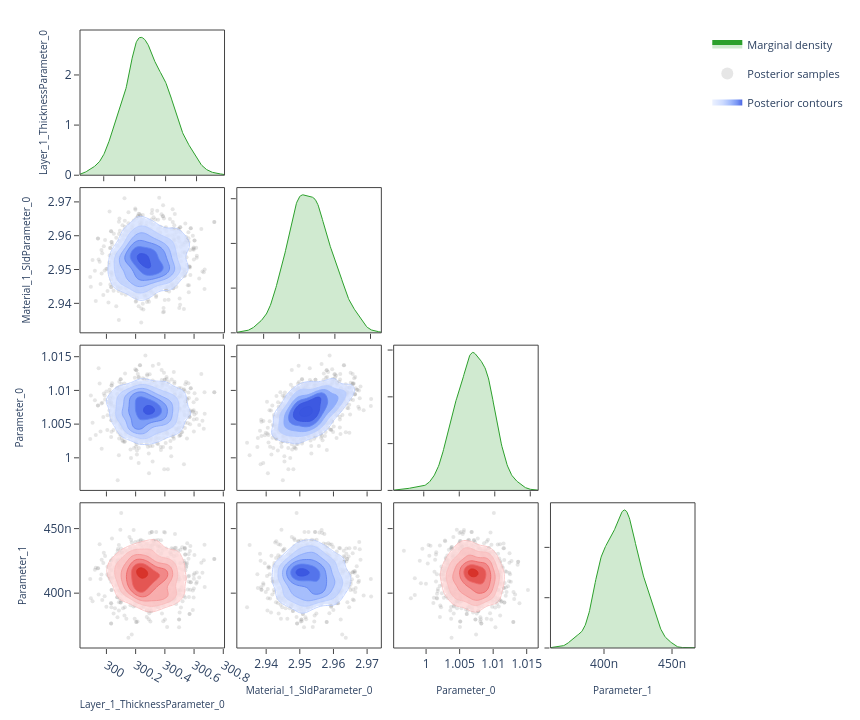

The notebook cell this image was saved under:
### Code cell
# ---- Corner plot ------------------------------------------------------------
# Pairwise correlations: marginal density on the diagonal, scatter samples
# and 2-D contours on the lower triangle.  Mirrors the "Corner Plot" sub-tab.

fig = plot_corner(posterior.draws, posterior.param_names)
fig.show()

### Figure 1 — Plotly figure (JSON) as saved in the notebook; plotly's stock layout.template omitted (floating-point values rounded to 4 significant figures; data arrays with more than 128 entries replaced by an {"elided": "..."} marker saying what was removed)
{"data": [{"fill": "tozeroy", "fillcolor": "rgba(44, 160, 44, 0.22)", "hoverinfo": "skip", "legendgroup": "marginal", "line": {"color": "rgb(44, 160, 44)", "width": 1}, "mode": "lines", "name": "Marginal density", "showlegend": true, "type": "scatter", "x": {"elided": "256 float values"}, "xaxis": "x", "y": {"elided": "256 float values"}, "yaxis": "y"}, {"hoverinfo": "skip", "legendgroup": "scatter", "marker": {"color": "rgba(140, 140, 140, 0.22)", "size": 4}, "mode": "markers", "name": "Posterior samples", "showlegend": true, "type": "scatter", "x": {"elided": "880 float values"}, "xaxis": "x5", "y": {"elided": "880 float values"}, "yaxis": "y5", "zorder": 0}, {"colorscale": [[0.0, "rgba(224, 233, 255, 0.62)"], [0.35, "rgba(183, 203, 255, 0.70)"], [0.6, "rgba(138, 169, 252, 0.78)"], [0.82, "rgba(96, 131, 242, 0.84)"], [1.0, "rgba(58, 86, 224, 0.90)"]], "connectgaps": false, "contours": {"coloring": "fill", "end": 154.5, "showlabels": false, "showlines": false, "size": 24.4, "start": 32.53}, "hoverinfo": "skip", "legendgroup": "contour", "name": "Posterior contours", "showlegend": true, "showscale": false, "type": "contour", "x": [299.8, 299.9, 299.9, 299.9, 299.9, 299.9, 299.9, 299.9, 299.9, 300.0, 300.0, 300.0, 300.0, 300.0, 300.0, 300.0, 300.0, 300.0, 300.1, 300.1, 300.1, 300.1, 300.1, 300.1, 300.1, 300.1, 300.2, 300.2, 300.2, 300.2, 300.2, 300.2, 300.2, 300.2, 300.2, 300.3, 300.3, 300.3, 300.3, 300.3, 300.3, 300.3, 300.3, 300.4, 300.4, 300.4, 300.4, 300.4, 300.4, 300.4, 300.4, 300.4, 300.5, 300.5, 300.5, 300.5, 300.5, 300.5, 300.5, 300.5, 300.6, 300.6, 300.6, 300.6, 300.6, 300.6, 300.6, 300.6, 300.7, 300.7, 300.7, 300.7, 300.7, 300.7, 300.7, 300.7, 300.7, 300.8, 300.8, 300.8], "xaxis": "x5", "y": [2.932, 2.933, 2.934, 2.934, 2.935, 2.935, 2.936, 2.936, 2.937, 2.937, 2.938, 2.938, 2.939, 2.939, 2.94, 2.94, 2.941, 2.941, 2.942, 2.942, 2.943, 2.943, 2.944, 2.944, 2.945, 2.945, 2.946, 2.946, 2.947, 2.947, 2.948, 2.948, 2.949, 2.949, 2.95, 2.95, 2.951, 2.951, 2.952, 2.953, 2.953, 2.954, 2.954, 2.955, 2.955, 2.956, 2.956, 2.957, 2.957, 2.958, 2.958, 2.959, 2.959, 2.96, 2.96, 2.961, 2.961, 2.962, 2.962, 2.963, 2.963, 2.964, 2.964, 2.965, 2.965, 2.966, 2.966, 2.967, 2.967, 2.968, 2.968, 2.969, 2.969, 2.97, 2.97, 2.971, 2.972, 2.972, 2.973, 2.973], "yaxis": "y5", "z": {"elided": "80x80 float values"}, "zmax": 154.5, "zmin": 32.53, "zorder": 1}, {"colorscale": [[0.0, "rgba(183, 203, 255, 0.94)"], [0.35, "rgba(183, 203, 255, 0.94)"], [0.35, "rgba(138, 169, 252, 0.95)"], [0.6, "rgba(138, 169, 252, 0.95)"], [0.6, "rgba(96, 131, 242, 0.96)"], [0.82, "rgba(96, 131, 242, 0.96)"], [0.82, "rgba(58, 86, 224, 0.98)"], [1.0, "rgba(58, 86, 224, 0.98)"]], "contours": {"coloring": "lines", "end": 154.5, "showlabels": false, "size": 24.4, "start": 32.53}, "hoverinfo": "skip", "legendgroup": "contour", "line": {"width": 0.9}, "showlegend": false, "showscale": false, "type": "contour", "x": [299.8, 299.9, 299.9, 299.9, 299.9, 299.9, 299.9, 299.9, 299.9, 300.0, 300.0, 300.0, 300.0, 300.0, 300.0, 300.0, 300.0, 300.0, 300.1, 300.1, 300.1, 300.1, 300.1, 300.1, 300.1, 300.1, 300.2, 300.2, 300.2, 300.2, 300.2, 300.2, 300.2, 300.2, 300.2, 300.3, 300.3, 300.3, 300.3, 300.3, 300.3, 300.3, 300.3, 300.4, 300.4, 300.4, 300.4, 300.4, 300.4, 300.4, 300.4, 300.4, 300.5, 300.5, 300.5, 300.5, 300.5, 300.5, 300.5, 300.5, 300.6, 300.6, 300.6, 300.6, 300.6, 300.6, 300.6, 300.6, 300.7, 300.7, 300.7, 300.7, 300.7, 300.7, 300.7, 300.7, 300.7, 300.8, 300.8, 300.8], "xaxis": "x5", "y": [2.932, 2.933, 2.934, 2.934, 2.935, 2.935, 2.936, 2.936, 2.937, 2.937, 2.938, 2.938, 2.939, 2.939, 2.94, 2.94, 2.941, 2.941, 2.942, 2.942, 2.943, 2.943, 2.944, 2.944, 2.945, 2.945, 2.946, 2.946, 2.947, 2.947, 2.948, 2.948, 2.949, 2.949, 2.95, 2.95, 2.951, 2.951, 2.952, 2.953, 2.953, 2.954, 2.954, 2.955, 2.955, 2.956, 2.956, 2.957, 2.957, 2.958, 2.958, 2.959, 2.959, 2.96, 2.96, 2.961, 2.961, 2.962, 2.962, 2.963, 2.963, 2.964, 2.964, 2.965, 2.965, 2.966, 2.966, 2.967, 2.967, 2.968, 2.968, 2.969, 2.969, 2.97, 2.97, 2.971, 2.972, 2.972, 2.973, 2.973], "yaxis": "y5", "z": {"elided": "80x80 float values"}, "zmax": 154.5, "zmin": 32.53, "zorder": 2}, {"fill": "tozeroy", "fillcolor": "rgba(44, 160, 44, 0.22)", "hoverinfo": "skip", "legendgroup": "marginal", "line": {"color": "rgb(44, 160, 44)", "width": 1}, "mode": "lines", "name": "Marginal density", "showlegend": false, "type": "scatter", "x": {"elided": "256 float values"}, "xaxis": "x6", "y": {"elided": "256 float values"}, "yaxis": "y6"}, {"hoverinfo": "skip", "legendgroup": "scatter", "marker": {"color": "rgba(140, 140, 140, 0.22)", "size": 4}, "mode": "markers", "name": "Posterior samples", "showlegend": false, "type": "scatter", "x": {"elided": "880 float values"}, "xaxis": "x9", "y": {"elided": "880 float values"}, "yaxis": "y9", "zorder": 0}, {"colorscale": [[0.0, "rgba(224, 233, 255, 0.62)"], [0.35, "rgba(183, 203, 255, 0.70)"], [0.6, "rgba(138, 169, 252, 0.78)"], [0.82, "rgba(96, 131, 242, 0.84)"], [1.0, "rgba(58, 86, 224, 0.90)"]], "connectgaps": false, "contours": {"coloring": "fill", "end": 374.3, "showlabels": false, "showlines": false, "size": 59.1, "start": 78.8}, "hoverinfo": "skip", "legendgroup": "contour", "name": "Posterior contours", "showlegend": false, "showscale": false, "type": "contour", "x": [299.8, 299.9, 299.9, 299.9, 299.9, 299.9, 299.9, 299.9, 299.9, 300.0, 300.0, 300.0, 300.0, 300.0, 300.0, 300.0, 300.0, 300.0, 300.1, 300.1, 300.1, 300.1, 300.1, 300.1, 300.1, 300.1, 300.2, 300.2, 300.2, 300.2, 300.2, 300.2, 300.2, 300.2, 300.2, 300.3, 300.3, 300.3, 300.3, 300.3, 300.3, 300.3, 300.3, 300.4, 300.4, 300.4, 300.4, 300.4, 300.4, 300.4, 300.4, 300.4, 300.5, 300.5, 300.5, 300.5, 300.5, 300.5, 300.5, 300.5, 300.6, 300.6, 300.6, 300.6, 300.6, 300.6, 300.6, 300.6, 300.7, 300.7, 300.7, 300.7, 300.7, 300.7, 300.7, 300.7, 300.7, 300.8, 300.8, 300.8], "xaxis": "x9", "y": [0.9958, 0.996, 0.9963, 0.9965, 0.9968, 0.997, 0.9973, 0.9976, 0.9978, 0.9981, 0.9983, 0.9986, 0.9989, 0.9991, 0.9994, 0.9996, 0.9999, 1.0, 1.0, 1.001, 1.001, 1.001, 1.001, 1.002, 1.002, 1.002, 1.002, 1.003, 1.003, 1.003, 1.003, 1.004, 1.004, 1.004, 1.005, 1.005, 1.005, 1.005, 1.006, 1.006, 1.006, 1.006, 1.007, 1.007, 1.007, 1.007, 1.008, 1.008, 1.008, 1.008, 1.009, 1.009, 1.009, 1.009, 1.01, 1.01, 1.01, 1.01, 1.011, 1.011, 1.011, 1.011, 1.012, 1.012, 1.012, 1.013, 1.013, 1.013, 1.013, 1.014, 1.014, 1.014, 1.014, 1.015, 1.015, 1.015, 1.015, 1.016, 1.016, 1.016], "yaxis": "y9", "z": {"elided": "80x80 float values"}, "zmax": 374.3, "zmin": 78.8, "zorder": 1}, {"colorscale": [[0.0, "rgba(183, 203, 255, 0.94)"], [0.35, "rgba(183, 203, 255, 0.94)"], [0.35, "rgba(138, 169, 252, 0.95)"], [0.6, "rgba(138, 169, 252, 0.95)"], [0.6, "rgba(96, 131, 242, 0.96)"], [0.82, "rgba(96, 131, 242, 0.96)"], [0.82, "rgba(58, 86, 224, 0.98)"], [1.0, "rgba(58, 86, 224, 0.98)"]], "contours": {"coloring": "lines", "end": 374.3, "showlabels": false, "size": 59.1, "start": 78.8}, "hoverinfo": "skip", "legendgroup": "contour", "line": {"width": 0.9}, "showlegend": false, "showscale": false, "type": "contour", "x": [299.8, 299.9, 299.9, 299.9, 299.9, 299.9, 299.9, 299.9, 299.9, 300.0, 300.0, 300.0, 300.0, 300.0, 300.0, 300.0, 300.0, 300.0, 300.1, 300.1, 300.1, 300.1, 300.1, 300.1, 300.1, 300.1, 300.2, 300.2, 300.2, 300.2, 300.2, 300.2, 300.2, 300.2, 300.2, 300.3, 300.3, 300.3, 300.3, 300.3, 300.3, 300.3, 300.3, 300.4, 300.4, 300.4, 300.4, 300.4, 300.4, 300.4, 300.4, 300.4, 300.5, 300.5, 300.5, 300.5, 300.5, 300.5, 300.5, 300.5, 300.6, 300.6, 300.6, 300.6, 300.6, 300.6, 300.6, 300.6, 300.7, 300.7, 300.7, 300.7, 300.7, 300.7, 300.7, 300.7, 300.7, 300.8, 300.8, 300.8], "xaxis": "x9", "y": [0.9958, 0.996, 0.9963, 0.9965, 0.9968, 0.997, 0.9973, 0.9976, 0.9978, 0.9981, 0.9983, 0.9986, 0.9989, 0.9991, 0.9994, 0.9996, 0.9999, 1.0, 1.0, 1.001, 1.001, 1.001, 1.001, 1.002, 1.002, 1.002, 1.002, 1.003, 1.003, 1.003, 1.003, 1.004, 1.004, 1.004, 1.005, 1.005, 1.005, 1.005, 1.006, 1.006, 1.006, 1.006, 1.007, 1.007, 1.007, 1.007, 1.008, 1.008, 1.008, 1.008, 1.009, 1.009, 1.009, 1.009, 1.01, 1.01, 1.01, 1.01, 1.011, 1.011, 1.011, 1.011, 1.012, 1.012, 1.012, 1.013, 1.013, 1.013, 1.013, 1.014, 1.014, 1.014, 1.014, 1.015, 1.015, 1.015, 1.015, 1.016, 1.016, 1.016], "yaxis": "y9", "z": {"elided": "80x80 float values"}, "zmax": 374.3, "zmin": 78.8, "zorder": 2}, {"hoverinfo": "skip", "legendgroup": "scatter", "marker": {"color": "rgba(140, 140, 140, 0.22)", "size": 4}, "mode": "markers", "name": "Posterior samples", "showlegend": false, "type": "scatter", "x": {"elided": "880 float values"}, "xaxis": "x10", "y": {"elided": "880 float values"}, "yaxis": "y10", "zorder": 0}, {"colorscale": [[0.0, "rgba(224, 233, 255, 0.62)"], [0.35, "rgba(183, 203, 255, 0.70)"], [0.6, "rgba(138, 169, 252, 0.78)"], [0.82, "rgba(96, 131, 242, 0.84)"], [1.0, "rgba(58, 86, 224, 0.90)"]], "connectgaps": false, "contours": {"coloring": "fill", "end": 9983.0, "showlabels": false, "showlines": false, "size": 1576.0, "start": 2102.0}, "hoverinfo": "skip", "legendgroup": "contour", "name": "Posterior contours", "showlegend": false, "showscale": false, "type": "contour", "x": [2.932, 2.933, 2.934, 2.934, 2.935, 2.935, 2.936, 2.936, 2.937, 2.937, 2.938, 2.938, 2.939, 2.939, 2.94, 2.94, 2.941, 2.941, 2.942, 2.942, 2.943, 2.943, 2.944, 2.944, 2.945, 2.945, 2.946, 2.946, 2.947, 2.947, 2.948, 2.948, 2.949, 2.949, 2.95, 2.95, 2.951, 2.951, 2.952, 2.953, 2.953, 2.954, 2.954, 2.955, 2.955, 2.956, 2.956, 2.957, 2.957, 2.958, 2.958, 2.959, 2.959, 2.96, 2.96, 2.961, 2.961, 2.962, 2.962, 2.963, 2.963, 2.964, 2.964, 2.965, 2.965, 2.966, 2.966, 2.967, 2.967, 2.968, 2.968, 2.969, 2.969, 2.97, 2.97, 2.971, 2.972, 2.972, 2.973, 2.973], "xaxis": "x10", "y": [0.9958, 0.996, 0.9963, 0.9965, 0.9968, 0.997, 0.9973, 0.9976, 0.9978, 0.9981, 0.9983, 0.9986, 0.9989, 0.9991, 0.9994, 0.9996, 0.9999, 1.0, 1.0, 1.001, 1.001, 1.001, 1.001, 1.002, 1.002, 1.002, 1.002, 1.003, 1.003, 1.003, 1.003, 1.004, 1.004, 1.004, 1.005, 1.005, 1.005, 1.005, 1.006, 1.006, 1.006, 1.006, 1.007, 1.007, 1.007, 1.007, 1.008, 1.008, 1.008, 1.008, 1.009, 1.009, 1.009, 1.009, 1.01, 1.01, 1.01, 1.01, 1.011, 1.011, 1.011, 1.011, 1.012, 1.012, 1.012, 1.013, 1.013, 1.013, 1.013, 1.014, 1.014, 1.014, 1.014, 1.015, 1.015, 1.015, 1.015, 1.016, 1.016, 1.016], "yaxis": "y10", "z": {"elided": "80x80 float values"}, "zmax": 9983.0, "zmin": 2102.0, "zorder": 1}, {"colorscale": [[0.0, "rgba(183, 203, 255, 0.94)"], [0.35, "rgba(183, 203, 255, 0.94)"], [0.35, "rgba(138, 169, 252, 0.95)"], [0.6, "rgba(138, 169, 252, 0.95)"], [0.6, "rgba(96, 131, 242, 0.96)"], [0.82, "rgba(96, 131, 242, 0.96)"], [0.82, "rgba(58, 86, 224, 0.98)"], [1.0, "rgba(58, 86, 224, 0.98)"]], "contours": {"coloring": "lines", "end": 9983.0, "showlabels": false, "size": 1576.0, "start": 2102.0}, "hoverinfo": "skip", "legendgroup": "contour", "line": {"width": 0.9}, "showlegend": false, "showscale": false, "type": "contour", "x": [2.932, 2.933, 2.934, 2.934, 2.935, 2.935, 2.936, 2.936, 2.937, 2.937, 2.938, 2.938, 2.939, 2.939, 2.94, 2.94, 2.941, 2.941, 2.942, 2.942, 2.943, 2.943, 2.944, 2.944, 2.945, 2.945, 2.946, 2.946, 2.947, 2.947, 2.948, 2.948, 2.949, 2.949, 2.95, 2.95, 2.951, 2.951, 2.952, 2.953, 2.953, 2.954, 2.954, 2.955, 2.955, 2.956, 2.956, 2.957, 2.957, 2.958, 2.958, 2.959, 2.959, 2.96, 2.96, 2.961, 2.961, 2.962, 2.962, 2.963, 2.963, 2.964, 2.964, 2.965, 2.965, 2.966, 2.966, 2.967, 2.967, 2.968, 2.968, 2.969, 2.969, 2.97, 2.97, 2.971, 2.972, 2.972, 2.973, 2.973], "xaxis": "x10", "y": [0.9958, 0.996, 0.9963, 0.9965, 0.9968, 0.997, 0.9973, 0.9976, 0.9978, 0.9981, 0.9983, 0.9986, 0.9989, 0.9991, 0.9994, 0.9996, 0.9999, 1.0, 1.0, 1.001, 1.001, 1.001, 1.001, 1.002, 1.002, 1.002, 1.002, 1.003, 1.003, 1.003, 1.003, 1.004, 1.004, 1.004, 1.005, 1.005, 1.005, 1.005, 1.006, 1.006, 1.006, 1.006, 1.007, 1.007, 1.007, 1.007, 1.008, 1.008, 1.008, 1.008, 1.009, 1.009, 1.009, 1.009, 1.01, 1.01, 1.01, 1.01, 1.011, 1.011, 1.011, 1.011, 1.012, 1.012, 1.012, 1.013, 1.013, 1.013, 1.013, 1.014, 1.014, 1.014, 1.014, 1.015, 1.015, 1.015, 1.015, 1.016, 1.016, 1.016], "yaxis": "y10", "z": {"elided": "80x80 float values"}, "zmax": 9983.0, "zmin": 2102.0, "zorder": 2}, {"fill": "tozeroy", "fillcolor": "rgba(44, 160, 44, 0.22)", "hoverinfo": "skip", "legendgroup": "marginal", "line": {"color": "rgb(44, 160, 44)", "width": 1}, "mode": "lines", "name": "Marginal density", "showlegend": false, "type": "scatter", "x": {"elided": "256 float values"}, "xaxis": "x11", "y": {"elided": "256 float values"}, "yaxis": "y11"}, {"hoverinfo": "skip", "legendgroup": "scatter", "marker": {"color": "rgba(140, 140, 140, 0.22)", "size": 4}, "mode": "markers", "name": "Posterior samples", "showlegend": false, "type": "scatter", "x": {"elided": "880 float values"}, "xaxis": "x13", "y": {"elided": "880 float values"}, "yaxis": "y13", "zorder": 0}, {"colorscale": [[0.0, "rgba(255, 224, 224, 0.62)"], [0.35, "rgba(250, 188, 188, 0.70)"], [0.6, "rgba(245, 148, 148, 0.78)"], [0.82, "rgba(237, 104, 104, 0.84)"], [1.0, "rgba(215, 48, 39, 0.90)"]], "connectgaps": false, "contours": {"coloring": "fill", "end": 67620000.0, "showlabels": false, "showlines": false, "size": 10680000.0, "start": 14240000.0}, "hoverinfo": "skip", "legendgroup": "contour", "name": "Posterior contours", "showlegend": false, "showscale": false, "type": "contour", "x": [299.8, 299.9, 299.9, 299.9, 299.9, 299.9, 299.9, 299.9, 299.9, 300.0, 300.0, 300.0, 300.0, 300.0, 300.0, 300.0, 300.0, 300.0, 300.1, 300.1, 300.1, 300.1, 300.1, 300.1, 300.1, 300.1, 300.2, 300.2, 300.2, 300.2, 300.2, 300.2, 300.2, 300.2, 300.2, 300.3, 300.3, 300.3, 300.3, 300.3, 300.3, 300.3, 300.3, 300.4, 300.4, 300.4, 300.4, 300.4, 300.4, 300.4, 300.4, 300.4, 300.5, 300.5, 300.5, 300.5, 300.5, 300.5, 300.5, 300.5, 300.6, 300.6, 300.6, 300.6, 300.6, 300.6, 300.6, 300.6, 300.7, 300.7, 300.7, 300.7, 300.7, 300.7, 300.7, 300.7, 300.7, 300.8, 300.8, 300.8], "xaxis": "x13", "y": [3.606e-07, 3.62e-07, 3.633e-07, 3.647e-07, 3.66e-07, 3.674e-07, 3.687e-07, 3.701e-07, 3.714e-07, 3.727e-07, 3.741e-07, 3.754e-07, 3.768e-07, 3.781e-07, 3.795e-07, 3.808e-07, 3.822e-07, 3.835e-07, 3.848e-07, 3.862e-07, 3.875e-07, 3.889e-07, 3.902e-07, 3.916e-07, 3.929e-07, 3.943e-07, 3.956e-07, 3.97e-07, 3.983e-07, 3.996e-07, 4.01e-07, 4.023e-07, 4.037e-07, 4.05e-07, 4.064e-07, 4.077e-07, 4.091e-07, 4.104e-07, 4.117e-07, 4.131e-07, 4.144e-07, 4.158e-07, 4.171e-07, 4.185e-07, 4.198e-07, 4.212e-07, 4.225e-07, 4.239e-07, 4.252e-07, 4.265e-07, 4.279e-07, 4.292e-07, 4.306e-07, 4.319e-07, 4.333e-07, 4.346e-07, 4.36e-07, 4.373e-07, 4.386e-07, 4.4e-07, 4.413e-07, 4.427e-07, 4.44e-07, 4.454e-07, 4.467e-07, 4.481e-07, 4.494e-07, 4.508e-07, 4.521e-07, 4.534e-07, 4.548e-07, 4.561e-07, 4.575e-07, 4.588e-07, 4.602e-07, 4.615e-07, 4.629e-07, 4.642e-07, 4.655e-07, 4.669e-07], "yaxis": "y13", "z": {"elided": "80x80 float values"}, "zmax": 67620000.0, "zmin": 14240000.0, "zorder": 1}, {"colorscale": [[0.0, "rgba(250, 188, 188, 0.94)"], [0.35, "rgba(250, 188, 188, 0.94)"], [0.35, "rgba(245, 148, 148, 0.95)"], [0.6, "rgba(245, 148, 148, 0.95)"], [0.6, "rgba(237, 104, 104, 0.96)"], [0.82, "rgba(237, 104, 104, 0.96)"], [0.82, "rgba(215, 48, 39, 0.98)"], [1.0, "rgba(215, 48, 39, 0.98)"]], "contours": {"coloring": "lines", "end": 67620000.0, "showlabels": false, "size": 10680000.0, "start": 14240000.0}, "hoverinfo": "skip", "legendgroup": "contour", "line": {"width": 0.9}, "showlegend": false, "showscale": false, "type": "contour", "x": [299.8, 299.9, 299.9, 299.9, 299.9, 299.9, 299.9, 299.9, 299.9, 300.0, 300.0, 300.0, 300.0, 300.0, 300.0, 300.0, 300.0, 300.0, 300.1, 300.1, 300.1, 300.1, 300.1, 300.1, 300.1, 300.1, 300.2, 300.2, 300.2, 300.2, 300.2, 300.2, 300.2, 300.2, 300.2, 300.3, 300.3, 300.3, 300.3, 300.3, 300.3, 300.3, 300.3, 300.4, 300.4, 300.4, 300.4, 300.4, 300.4, 300.4, 300.4, 300.4, 300.5, 300.5, 300.5, 300.5, 300.5, 300.5, 300.5, 300.5, 300.6, 300.6, 300.6, 300.6, 300.6, 300.6, 300.6, 300.6, 300.7, 300.7, 300.7, 300.7, 300.7, 300.7, 300.7, 300.7, 300.7, 300.8, 300.8, 300.8], "xaxis": "x13", "y": [3.606e-07, 3.62e-07, 3.633e-07, 3.647e-07, 3.66e-07, 3.674e-07, 3.687e-07, 3.701e-07, 3.714e-07, 3.727e-07, 3.741e-07, 3.754e-07, 3.768e-07, 3.781e-07, 3.795e-07, 3.808e-07, 3.822e-07, 3.835e-07, 3.848e-07, 3.862e-07, 3.875e-07, 3.889e-07, 3.902e-07, 3.916e-07, 3.929e-07, 3.943e-07, 3.956e-07, 3.97e-07, 3.983e-07, 3.996e-07, 4.01e-07, 4.023e-07, 4.037e-07, 4.05e-07, 4.064e-07, 4.077e-07, 4.091e-07, 4.104e-07, 4.117e-07, 4.131e-07, 4.144e-07, 4.158e-07, 4.171e-07, 4.185e-07, 4.198e-07, 4.212e-07, 4.225e-07, 4.239e-07, 4.252e-07, 4.265e-07, 4.279e-07, 4.292e-07, 4.306e-07, 4.319e-07, 4.333e-07, 4.346e-07, 4.36e-07, 4.373e-07, 4.386e-07, 4.4e-07, 4.413e-07, 4.427e-07, 4.44e-07, 4.454e-07, 4.467e-07, 4.481e-07, 4.494e-07, 4.508e-07, 4.521e-07, 4.534e-07, 4.548e-07, 4.561e-07, 4.575e-07, 4.588e-07, 4.602e-07, 4.615e-07, 4.629e-07, 4.642e-07, 4.655e-07, 4.669e-07], "yaxis": "y13", "z": {"elided": "80x80 float values"}, "zmax": 67620000.0, "zmin": 14240000.0, "zorder": 2}, {"hoverinfo": "skip", "legendgroup": "scatter", "marker": {"color": "rgba(140, 140, 140, 0.22)", "size": 4}, "mode": "markers", "name": "Posterior samples", "showlegend": false, "type": "scatter", "x": {"elided": "880 float values"}, "xaxis": "x14", "y": {"elided": "880 float values"}, "yaxis": "y14", "zorder": 0}, {"colorscale": [[0.0, "rgba(224, 233, 255, 0.62)"], [0.35, "rgba(183, 203, 255, 0.70)"], [0.6, "rgba(138, 169, 252, 0.78)"], [0.82, "rgba(96, 131, 242, 0.84)"], [1.0, "rgba(58, 86, 224, 0.90)"]], "connectgaps": false, "contours": {"coloring": "fill", "end": 1597000000.0, "showlabels": false, "showlines": false, "size": 252200000.0, "start": 336300000.0}, "hoverinfo": "skip", "legendgroup": "contour", "name": "Posterior contours", "showlegend": false, "showscale": false, "type": "contour", "x": [2.932, 2.933, 2.934, 2.934, 2.935, 2.935, 2.936, 2.936, 2.937, 2.937, 2.938, 2.938, 2.939, 2.939, 2.94, 2.94, 2.941, 2.941, 2.942, 2.942, 2.943, 2.943, 2.944, 2.944, 2.945, 2.945, 2.946, 2.946, 2.947, 2.947, 2.948, 2.948, 2.949, 2.949, 2.95, 2.95, 2.951, 2.951, 2.952, 2.953, 2.953, 2.954, 2.954, 2.955, 2.955, 2.956, 2.956, 2.957, 2.957, 2.958, 2.958, 2.959, 2.959, 2.96, 2.96, 2.961, 2.961, 2.962, 2.962, 2.963, 2.963, 2.964, 2.964, 2.965, 2.965, 2.966, 2.966, 2.967, 2.967, 2.968, 2.968, 2.969, 2.969, 2.97, 2.97, 2.971, 2.972, 2.972, 2.973, 2.973], "xaxis": "x14", "y": [3.606e-07, 3.62e-07, 3.633e-07, 3.647e-07, 3.66e-07, 3.674e-07, 3.687e-07, 3.701e-07, 3.714e-07, 3.727e-07, 3.741e-07, 3.754e-07, 3.768e-07, 3.781e-07, 3.795e-07, 3.808e-07, 3.822e-07, 3.835e-07, 3.848e-07, 3.862e-07, 3.875e-07, 3.889e-07, 3.902e-07, 3.916e-07, 3.929e-07, 3.943e-07, 3.956e-07, 3.97e-07, 3.983e-07, 3.996e-07, 4.01e-07, 4.023e-07, 4.037e-07, 4.05e-07, 4.064e-07, 4.077e-07, 4.091e-07, 4.104e-07, 4.117e-07, 4.131e-07, 4.144e-07, 4.158e-07, 4.171e-07, 4.185e-07, 4.198e-07, 4.212e-07, 4.225e-07, 4.239e-07, 4.252e-07, 4.265e-07, 4.279e-07, 4.292e-07, 4.306e-07, 4.319e-07, 4.333e-07, 4.346e-07, 4.36e-07, 4.373e-07, 4.386e-07, 4.4e-07, 4.413e-07, 4.427e-07, 4.44e-07, 4.454e-07, 4.467e-07, 4.481e-07, 4.494e-07, 4.508e-07, 4.521e-07, 4.534e-07, 4.548e-07, 4.561e-07, 4.575e-07, 4.588e-07, 4.602e-07, 4.615e-07, 4.629e-07, 4.642e-07, 4.655e-07, 4.669e-07], "yaxis": "y14", "z": {"elided": "80x80 float values"}, "zmax": 1597000000.0, "zmin": 336300000.0, "zorder": 1}, {"colorscale": [[0.0, "rgba(183, 203, 255, 0.94)"], [0.35, "rgba(183, 203, 255, 0.94)"], [0.35, "rgba(138, 169, 252, 0.95)"], [0.6, "rgba(138, 169, 252, 0.95)"], [0.6, "rgba(96, 131, 242, 0.96)"], [0.82, "rgba(96, 131, 242, 0.96)"], [0.82, "rgba(58, 86, 224, 0.98)"], [1.0, "rgba(58, 86, 224, 0.98)"]], "contours": {"coloring": "lines", "end": 1597000000.0, "showlabels": false, "size": 252200000.0, "start": 336300000.0}, "hoverinfo": "skip", "legendgroup": "contour", "line": {"width": 0.9}, "showlegend": false, "showscale": false, "type": "contour", "x": [2.932, 2.933, 2.934, 2.934, 2.935, 2.935, 2.936, 2.936, 2.937, 2.937, 2.938, 2.938, 2.939, 2.939, 2.94, 2.94, 2.941, 2.941, 2.942, 2.942, 2.943, 2.943, 2.944, 2.944, 2.945, 2.945, 2.946, 2.946, 2.947, 2.947, 2.948, 2.948, 2.949, 2.949, 2.95, 2.95, 2.951, 2.951, 2.952, 2.953, 2.953, 2.954, 2.954, 2.955, 2.955, 2.956, 2.956, 2.957, 2.957, 2.958, 2.958, 2.959, 2.959, 2.96, 2.96, 2.961, 2.961, 2.962, 2.962, 2.963, 2.963, 2.964, 2.964, 2.965, 2.965, 2.966, 2.966, 2.967, 2.967, 2.968, 2.968, 2.969, 2.969, 2.97, 2.97, 2.971, 2.972, 2.972, 2.973, 2.973], "xaxis": "x14", "y": [3.606e-07, 3.62e-07, 3.633e-07, 3.647e-07, 3.66e-07, 3.674e-07, 3.687e-07, 3.701e-07, 3.714e-07, 3.727e-07, 3.741e-07, 3.754e-07, 3.768e-07, 3.781e-07, 3.795e-07, 3.808e-07, 3.822e-07, 3.835e-07, 3.848e-07, 3.862e-07, 3.875e-07, 3.889e-07, 3.902e-07, 3.916e-07, 3.929e-07, 3.943e-07, 3.956e-07, 3.97e-07, 3.983e-07, 3.996e-07, 4.01e-07, 4.023e-07, 4.037e-07, 4.05e-07, 4.064e-07, 4.077e-07, 4.091e-07, 4.104e-07, 4.117e-07, 4.131e-07, 4.144e-07, 4.158e-07, 4.171e-07, 4.185e-07, 4.198e-07, 4.212e-07, 4.225e-07, 4.239e-07, 4.252e-07, 4.265e-07, 4.279e-07, 4.292e-07, 4.306e-07, 4.319e-07, 4.333e-07, 4.346e-07, 4.36e-07, 4.373e-07, 4.386e-07, 4.4e-07, 4.413e-07, 4.427e-07, 4.44e-07, 4.454e-07, 4.467e-07, 4.481e-07, 4.494e-07, 4.508e-07, 4.521e-07, 4.534e-07, 4.548e-07, 4.561e-07, 4.575e-07, 4.588e-07, 4.602e-07, 4.615e-07, 4.629e-07, 4.642e-07, 4.655e-07, 4.669e-07], "yaxis": "y14", "z": {"elided": "80x80 float values"}, "zmax": 1597000000.0, "zmin": 336300000.0, "zorder": 2}, {"hoverinfo": "skip", "legendgroup": "scatter", "marker": {"color": "rgba(140, 140, 140, 0.22)", "size": 4}, "mode": "markers", "name": "Posterior samples", "showlegend": false, "type": "scatter", "x": {"elided": "880 float values"}, "xaxis": "x15", "y": {"elided": "880 float values"}, "yaxis": "y15", "zorder": 0}, {"colorscale": [[0.0, "rgba(255, 224, 224, 0.62)"], [0.35, "rgba(250, 188, 188, 0.70)"], [0.6, "rgba(245, 148, 148, 0.78)"], [0.82, "rgba(237, 104, 104, 0.84)"], [1.0, "rgba(215, 48, 39, 0.90)"]], "connectgaps": false, "contours": {"coloring": "fill", "end": 3908000000.0, "showlabels": false, "showlines": false, "size": 617000000.0, "start": 822700000.0}, "hoverinfo": "skip", "legendgroup": "contour", "name": "Posterior contours", "showlegend": false, "showscale": false, "type": "contour", "x": [0.9958, 0.996, 0.9963, 0.9965, 0.9968, 0.997, 0.9973, 0.9976, 0.9978, 0.9981, 0.9983, 0.9986, 0.9989, 0.9991, 0.9994, 0.9996, 0.9999, 1.0, 1.0, 1.001, 1.001, 1.001, 1.001, 1.002, 1.002, 1.002, 1.002, 1.003, 1.003, 1.003, 1.003, 1.004, 1.004, 1.004, 1.005, 1.005, 1.005, 1.005, 1.006, 1.006, 1.006, 1.006, 1.007, 1.007, 1.007, 1.007, 1.008, 1.008, 1.008, 1.008, 1.009, 1.009, 1.009, 1.009, 1.01, 1.01, 1.01, 1.01, 1.011, 1.011, 1.011, 1.011, 1.012, 1.012, 1.012, 1.013, 1.013, 1.013, 1.013, 1.014, 1.014, 1.014, 1.014, 1.015, 1.015, 1.015, 1.015, 1.016, 1.016, 1.016], "xaxis": "x15", "y": [3.606e-07, 3.62e-07, 3.633e-07, 3.647e-07, 3.66e-07, 3.674e-07, 3.687e-07, 3.701e-07, 3.714e-07, 3.727e-07, 3.741e-07, 3.754e-07, 3.768e-07, 3.781e-07, 3.795e-07, 3.808e-07, 3.822e-07, 3.835e-07, 3.848e-07, 3.862e-07, 3.875e-07, 3.889e-07, 3.902e-07, 3.916e-07, 3.929e-07, 3.943e-07, 3.956e-07, 3.97e-07, 3.983e-07, 3.996e-07, 4.01e-07, 4.023e-07, 4.037e-07, 4.05e-07, 4.064e-07, 4.077e-07, 4.091e-07, 4.104e-07, 4.117e-07, 4.131e-07, 4.144e-07, 4.158e-07, 4.171e-07, 4.185e-07, 4.198e-07, 4.212e-07, 4.225e-07, 4.239e-07, 4.252e-07, 4.265e-07, 4.279e-07, 4.292e-07, 4.306e-07, 4.319e-07, 4.333e-07, 4.346e-07, 4.36e-07, 4.373e-07, 4.386e-07, 4.4e-07, 4.413e-07, 4.427e-07, 4.44e-07, 4.454e-07, 4.467e-07, 4.481e-07, 4.494e-07, 4.508e-07, 4.521e-07, 4.534e-07, 4.548e-07, 4.561e-07, 4.575e-07, 4.588e-07, 4.602e-07, 4.615e-07, 4.629e-07, 4.642e-07, 4.655e-07, 4.669e-07], "yaxis": "y15", "z": {"elided": "80x80 float values"}, "zmax": 3908000000.0, "zmin": 822700000.0, "zorder": 1}, {"colorscale": [[0.0, "rgba(250, 188, 188, 0.94)"], [0.35, "rgba(250, 188, 188, 0.94)"], [0.35, "rgba(245, 148, 148, 0.95)"], [0.6, "rgba(245, 148, 148, 0.95)"], [0.6, "rgba(237, 104, 104, 0.96)"], [0.82, "rgba(237, 104, 104, 0.96)"], [0.82, "rgba(215, 48, 39, 0.98)"], [1.0, "rgba(215, 48, 39, 0.98)"]], "contours": {"coloring": "lines", "end": 3908000000.0, "showlabels": false, "size": 617000000.0, "start": 822700000.0}, "hoverinfo": "skip", "legendgroup": "contour", "line": {"width": 0.9}, "showlegend": false, "showscale": false, "type": "contour", "x": [0.9958, 0.996, 0.9963, 0.9965, 0.9968, 0.997, 0.9973, 0.9976, 0.9978, 0.9981, 0.9983, 0.9986, 0.9989, 0.9991, 0.9994, 0.9996, 0.9999, 1.0, 1.0, 1.001, 1.001, 1.001, 1.001, 1.002, 1.002, 1.002, 1.002, 1.003, 1.003, 1.003, 1.003, 1.004, 1.004, 1.004, 1.005, 1.005, 1.005, 1.005, 1.006, 1.006, 1.006, 1.006, 1.007, 1.007, 1.007, 1.007, 1.008, 1.008, 1.008, 1.008, 1.009, 1.009, 1.009, 1.009, 1.01, 1.01, 1.01, 1.01, 1.011, 1.011, 1.011, 1.011, 1.012, 1.012, 1.012, 1.013, 1.013, 1.013, 1.013, 1.014, 1.014, 1.014, 1.014, 1.015, 1.015, 1.015, 1.015, 1.016, 1.016, 1.016], "xaxis": "x15", "y": [3.606e-07, 3.62e-07, 3.633e-07, 3.647e-07, 3.66e-07, 3.674e-07, 3.687e-07, 3.701e-07, 3.714e-07, 3.727e-07, 3.741e-07, 3.754e-07, 3.768e-07, 3.781e-07, 3.795e-07, 3.808e-07, 3.822e-07, 3.835e-07, 3.848e-07, 3.862e-07, 3.875e-07, 3.889e-07, 3.902e-07, 3.916e-07, 3.929e-07, 3.943e-07, 3.956e-07, 3.97e-07, 3.983e-07, 3.996e-07, 4.01e-07, 4.023e-07, 4.037e-07, 4.05e-07, 4.064e-07, 4.077e-07, 4.091e-07, 4.104e-07, 4.117e-07, 4.131e-07, 4.144e-07, 4.158e-07, 4.171e-07, 4.185e-07, 4.198e-07, 4.212e-07, 4.225e-07, 4.239e-07, 4.252e-07, 4.265e-07, 4.279e-07, 4.292e-07, 4.306e-07, 4.319e-07, 4.333e-07, 4.346e-07, 4.36e-07, 4.373e-07, 4.386e-07, 4.4e-07, 4.413e-07, 4.427e-07, 4.44e-07, 4.454e-07, 4.467e-07, 4.481e-07, 4.494e-07, 4.508e-07, 4.521e-07, 4.534e-07, 4.548e-07, 4.561e-07, 4.575e-07, 4.588e-07, 4.602e-07, 4.615e-07, 4.629e-07, 4.642e-07, 4.655e-07, 4.669e-07], "yaxis": "y15", "z": {"elided": "80x80 float values"}, "zmax": 3908000000.0, "zmin": 822700000.0, "zorder": 2}, {"fill": "tozeroy", "fillcolor": "rgba(44, 160, 44, 0.22)", "hoverinfo": "skip", "legendgroup": "marginal", "line": {"color": "rgb(44, 160, 44)", "width": 1}, "mode": "lines", "name": "Marginal density", "showlegend": false, "type": "scatter", "x": {"elided": "256 float values"}, "xaxis": "x16", "y": {"elided": "256 float values"}, "yaxis": "y16"}], "layout": {"height": 720, "legend": {"font": {"size": 11}, "itemsizing": "constant", "orientation": "v", "x": 1.02, "xanchor": "left", "y": 1.0, "yanchor": "top"}, "margin": {"b": 60, "l": 80, "r": 160, "t": 30}, "plot_bgcolor": "white", "shapes": [{"fillcolor": "rgba(0,0,0,0)", "layer": "above", "line": {"color": "#444", "width": 1}, "type": "rect", "x0": 0, "x1": 1, "xref": "x domain", "y0": 0, "y1": 1, "yref": "y domain"}, {"fillcolor": "rgba(0,0,0,0)", "layer": "above", "line": {"color": "#444", "width": 1}, "type": "rect", "x0": 0, "x1": 1, "xref": "x5 domain", "y0": 0, "y1": 1, "yref": "y5 domain"}, {"fillcolor": "rgba(0,0,0,0)", "layer": "above", "line": {"color": "#444", "width": 1}, "type": "rect", "x0": 0, "x1": 1, "xref": "x6 domain", "y0": 0, "y1": 1, "yref": "y6 domain"}, {"fillcolor": "rgba(0,0,0,0)", "layer": "above", "line": {"color": "#444", "width": 1}, "type": "rect", "x0": 0, "x1": 1, "xref": "x9 domain", "y0": 0, "y1": 1, "yref": "y9 domain"}, {"fillcolor": "rgba(0,0,0,0)", "layer": "above", "line": {"color": "#444", "width": 1}, "type": "rect", "x0": 0, "x1": 1, "xref": "x10 domain", "y0": 0, "y1": 1, "yref": "y10 domain"}, {"fillcolor": "rgba(0,0,0,0)", "layer": "above", "line": {"color": "#444", "width": 1}, "type": "rect", "x0": 0, "x1": 1, "xref": "x11 domain", "y0": 0, "y1": 1, "yref": "y11 domain"}, {"fillcolor": "rgba(0,0,0,0)", "layer": "above", "line": {"color": "#444", "width": 1}, "type": "rect", "x0": 0, "x1": 1, "xref": "x13 domain", "y0": 0, "y1": 1, "yref": "y13 domain"}, {"fillcolor": "rgba(0,0,0,0)", "layer": "above", "line": {"color": "#444", "width": 1}, "type": "rect", "x0": 0, "x1": 1, "xref": "x14 domain", "y0": 0, "y1": 1, "yref": "y14 domain"}, {"fillcolor": "rgba(0,0,0,0)", "layer": "above", "line": {"color": "#444", "width": 1}, "type": "rect", "x0": 0, "x1": 1, "xref": "x15 domain", "y0": 0, "y1": 1, "yref": "y15 domain"}, {"fillcolor": "rgba(0,0,0,0)", "layer": "above", "line": {"color": "#444", "width": 1}, "type": "rect", "x0": 0, "x1": 1, "xref": "x16 domain", "y0": 0, "y1": 1, "yref": "y16 domain"}], "showlegend": true, "width": 860, "xaxis": {"anchor": "y", "domain": [0.0, 0.235], "showgrid": false, "showticklabels": false, "ticks": "outside", "zeroline": false}, "xaxis10": {"anchor": "y10", "domain": [0.255, 0.49], "showgrid": false, "showticklabels": false, "ticks": "outside", "zeroline": false}, "xaxis11": {"anchor": "y11", "domain": [0.51, 0.745], "showgrid": false, "showticklabels": false, "ticks": "outside", "zeroline": false}, "xaxis12": {"anchor": "y12", "domain": [0.765, 1.0], "showgrid": false, "ticks": "outside", "visible": false, "zeroline": false}, "xaxis13": {"anchor": "y13", "domain": [0.0, 0.235], "showgrid": false, "ticks": "outside", "title": {"font": {"size": 10}, "text": "Layer_1_ThicknessParameter_0"}, "zeroline": false}, "xaxis14": {"anchor": "y14", "domain": [0.255, 0.49], "showgrid": false, "ticks": "outside", "title": {"font": {"size": 10}, "text": "Material_1_SldParameter_0"}, "zeroline": false}, "xaxis15": {"anchor": "y15", "domain": [0.51, 0.745], "showgrid": false, "ticks": "outside", "title": {"font": {"size": 10}, "text": "Parameter_0"}, "zeroline": false}, "xaxis16": {"anchor": "y16", "domain": [0.765, 1.0], "showgrid": false, "ticks": "outside", "title": {"font": {"size": 10}, "text": "Parameter_1"}, "zeroline": false}, "xaxis2": {"anchor": "y2", "domain": [0.255, 0.49], "showgrid": false, "ticks": "outside", "visible": false, "zeroline": false}, "xaxis3": {"anchor": "y3", "domain": [0.51, 0.745], "showgrid": false, "ticks": "outside", "visible": false, "zeroline": false}, "xaxis4": {"anchor": "y4", "domain": [0.765, 1.0], "showgrid": false, "ticks": "outside", "visible": false, "zeroline": false}, "xaxis5": {"anchor": "y5", "domain": [0.0, 0.235], "showgrid": false, "showticklabels": false, "ticks": "outside", "zeroline": false}, "xaxis6": {"anchor": "y6", "domain": [0.255, 0.49], "showgrid": false, "showticklabels": false, "ticks": "outside", "zeroline": false}, "xaxis7": {"anchor": "y7", "domain": [0.51, 0.745], "showgrid": false, "ticks": "outside", "visible": false, "zeroline": false}, "xaxis8": {"anchor": "y8", "domain": [0.765, 1.0], "showgrid": false, "ticks": "outside", "visible": false, "zeroline": false}, "xaxis9": {"anchor": "y9", "domain": [0.0, 0.235], "showgrid": false, "showticklabels": false, "ticks": "outside", "zeroline": false}, "yaxis": {"anchor": "x", "domain": [0.765, 1.0], "showgrid": false, "ticks": "outside", "title": {"font": {"size": 10}, "text": "Layer_1_ThicknessParameter_0"}, "zeroline": false}, "yaxis10": {"anchor": "x10", "domain": [0.255, 0.49], "showgrid": false, "showticklabels": false, "ticks": "outside", "zeroline": false}, "yaxis11": {"anchor": "x11", "domain": [0.255, 0.49], "showgrid": false, "showticklabels": false, "ticks": "outside", "zeroline": false}, "yaxis12": {"anchor": "x12", "domain": [0.255, 0.49], "showgrid": false, "ticks": "outside", "visible": false, "zeroline": false}, "yaxis13": {"anchor": "x13", "domain": [0.0, 0.235], "showgrid": false, "ticks": "outside", "title": {"font": {"size": 10}, "text": "Parameter_1"}, "zeroline": false}, "yaxis14": {"anchor": "x14", "domain": [0.0, 0.235], "showgrid": false, "showticklabels": false, "ticks": "outside", "zeroline": false}, "yaxis15": {"anchor": "x15", "domain": [0.0, 0.235], "showgrid": false, "showticklabels": false, "ticks": "outside", "zeroline": false}, "yaxis16": {"anchor": "x16", "domain": [0.0, 0.235], "showgrid": false, "showticklabels": false, "ticks": "outside", "zeroline": false}, "yaxis2": {"anchor": "x2", "domain": [0.765, 1.0], "showgrid": false, "ticks": "outside", "visible": false, "zeroline": false}, "yaxis3": {"anchor": "x3", "domain": [0.765, 1.0], "showgrid": false, "ticks": "outside", "visible": false, "zeroline": false}, "yaxis4": {"anchor": "x4", "domain": [0.765, 1.0], "showgrid": false, "ticks": "outside", "visible": false, "zeroline": false}, "yaxis5": {"anchor": "x5", "domain": [0.51, 0.745], "showgrid": false, "ticks": "outside", "title": {"font": {"size": 10}, "text": "Material_1_SldParameter_0"}, "zeroline": false}, "yaxis6": {"anchor": "x6", "domain": [0.51, 0.745], "showgrid": false, "showticklabels": false, "ticks": "outside", "zeroline": false}, "yaxis7": {"anchor": "x7", "domain": [0.51, 0.745], "showgrid": false, "ticks": "outside", "visible": false, "zeroline": false}, "yaxis8": {"anchor": "x8", "domain": [0.51, 0.745], "showgrid": false, "ticks": "outside", "visible": false, "zeroline": false}, "yaxis9": {"anchor": "x9", "domain": [0.255, 0.49], "showgrid": false, "ticks": "outside", "title": {"font": {"size": 10}, "text": "Parameter_0"}, "zeroline": false}}}
